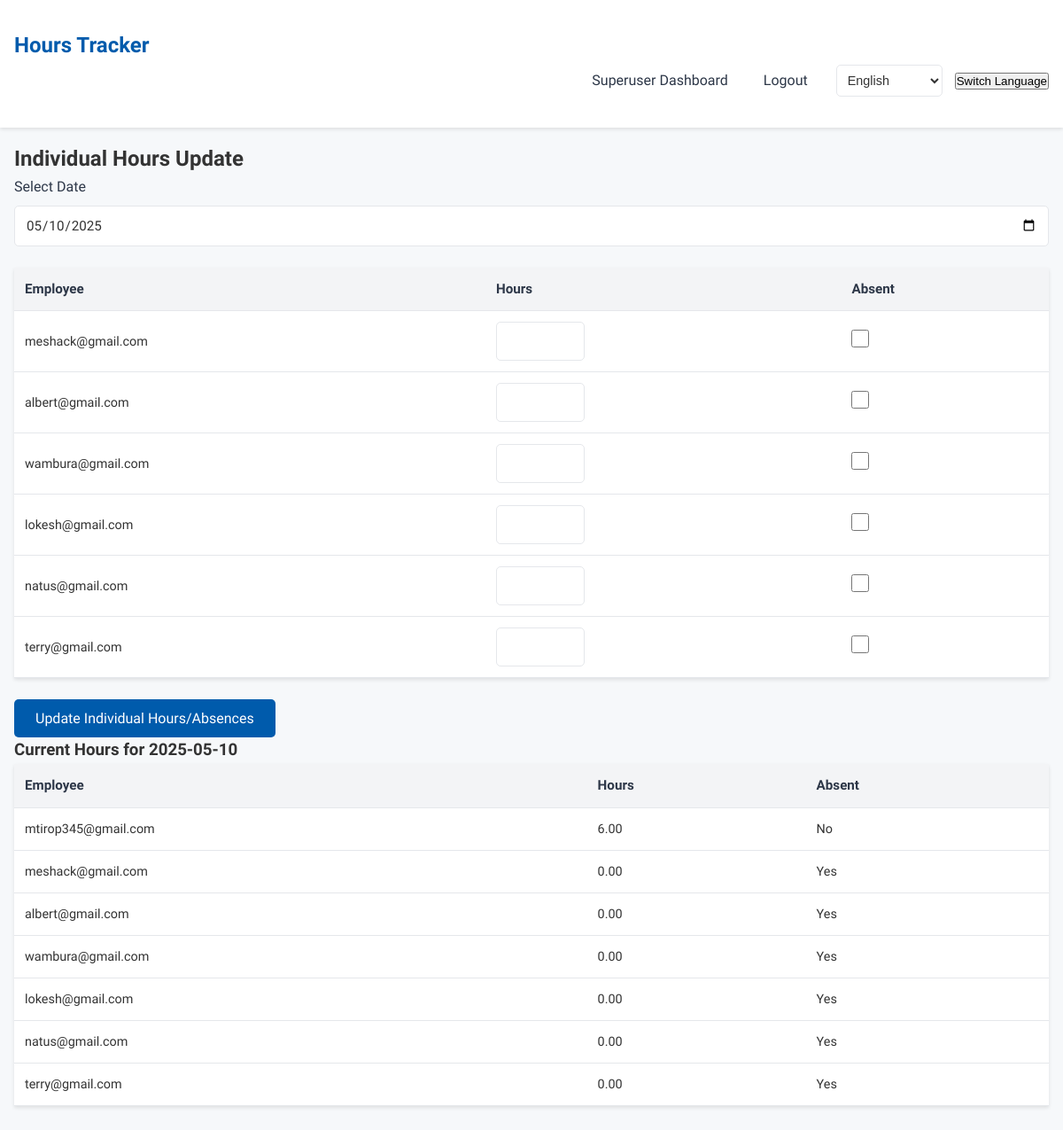
/individual-hours/ (signed in), run on the app's committed database.
### hours_tracker/models.py (models this page shows, shortened)
class CustomUser(AbstractUser):
    is_employee = models.BooleanField(default=False)
    is_admin = models.BooleanField(default=False)
    hourly_wage = models.DecimalField(max_digits=10, decimal_places=2, default=0.00)
    first_name = models.CharField(max_length=100, blank=True)
    last_name = models.CharField(max_length=100, blank=True)
    account_number = models.CharField(max_length=20, blank=True)
    is_contracted = models.BooleanField(default=False)
    visa_type = models.CharField(max_length=50, blank=True)
    bank_name = models.CharField(max_length=100, blank=True)

class WorkHours(models.Model):
    user = models.ForeignKey(CustomUser, on_delete=models.CASCADE)
    date = models.DateField()
    hours = models.DecimalField(max_digits=5, decimal_places=2)
    is_absence = models.BooleanField(default=False)
    class Meta:
        unique_together = ('user', 'date')

### hours_tracker/views.py (the view, shortened to what this page needs)
# urls.py: path('individual-hours/', views.individual_hours_view, name='individual_hours'),
@login_required
def individual_hours_view(request):
    lang = request.session.get('language', 'en')
    logger.debug(f"individual_hours_view - Session language: {lang}, Session key: {request.session.session_key}")
    template = f'individual_hours_{lang}.html'
    logger.debug(f"individual_hours_view - Rendering template: {template}")
    if not (request.user.is_admin or request.user.is_superuser):
        return redirect('calendar')
    users = CustomUser.objects.filter(is_employee=True)
    default_date = timezone.now().date()
    selected_date_str = request.POST.get('date', default_date.isoformat())
    try:
        selected_date = datetime.strptime(selected_date_str, '%Y-%m-%d').date()
    except ValueError:
        selected_date = default_date
        messages.error(request, 'Invalid date format. Using today\'s date.' if lang == 'en' else '잘못된 날짜 형식입니다. 오늘 날짜를 사용합니다.')
    work_hours = WorkHours.objects.filter(date=selected_date)
    context = {
        'users': users,
        'selected_date': selected_date,
        'work_hours': work_hours,
    }
    return render(request, template, context)

### templates/individual_hours_en.html (shortened to what this page needs)
{% extends 'base_en.html' %}
{% load static %}
{% block css %}
    <link rel="stylesheet" href="{% static 'css/individual_hours.css' %}">
{% endblock %}
{% block content %}
<h2>Individual Hours Update</h2>
<form method="post">
    <div class="form-group">
        <label for="date">Select Date</label>
        <input type="date" name="date" id="date" value="{{ selected_date|date:'Y-m-d' }}" class="input-field" required>
    </div>
    <table class="table-custom">
        <thead>
            <tr>
                <th>Employee</th>
                <th>Hours</th>
                <th>Absent</th>
            </tr>
        </thead>
        <tbody>
            {% for user in users %}
                <tr>
                    <td>{{ user.email }}</td>
                    <td>
                        <input type="number" step="0.01" name="hours_{{ user.id }}" class="input-field">
                    </td>
                    <td>
                        <input type="checkbox" name="absence_{{ user.id }}" class="checkbox-input">
                    </td>
                </tr>
            {% endfor %}
        </tbody>
    </table>
    <button type="submit" class="button-primary">Update Individual Hours/Absences</button>
</form>
<h3>Current Hours for {{ selected_date|date:'Y-m-d' }}</h3>
<table class="table-custom">
    <thead>
        <tr>
            <th>Employee</th>
            <th>Hours</th>
            <th>Absent</th>
        </tr>
    </thead>
    <tbody>
        {% if work_hours %}
            {% for wh in work_hours %}
                <tr>
                    <td>{{ wh.user.email }}</td>
                    <td>{{ wh.hours }}</td>
                    <td>{{ wh.is_absence|yesno:"Yes,No" }}</td>
                </tr>
            {% endfor %}
        {% else %}
            <tr>
                <td colspan="3">No hours recorded for this date.</td>
            </tr>
        {% endif %}
    </tbody>
</table>
{% endblock %}

### static/css/base.css (style rules this page uses)
* { margin: 0; padding: 0; box-sizing: border-box; }
body { font-family: 'Noto Sans KR', 'Nanum Gothic', -apple-system, BlinkMacSystemFont, 'Segoe UI', Roboto, sans-serif; line-height: 1.6; color: #333; background-color: #f6f8fa; }

### static/css/individual_hours.css (style rules this page uses)
.form-group { margin-bottom: 1.5rem; }
.form-group label { display: block; font-family: 'Noto Sans KR', 'Nanum Gothic', sans-serif; font-size: 1rem; font-weight: 500; color: #2d3748; margin-bottom: 0.5rem; }
.input-field { width: 100%; padding: 0.75rem; border: 1px solid #e5e7eb; border-radius: 5px; font-family: 'Noto Sans KR', 'Nanum Gothic', sans-serif; font-size: 0.95rem; color: #333; background: #ffffff; transition: border-color 0.2s ease; }
.checkbox-input { margin: 0; width: 1.25rem; height: 1.25rem; cursor: pointer; }
.button-primary { background: #005bac; color: #ffffff; border: none; padding: 0.75rem 1.5rem; border-radius: 5px; font-family: 'Noto Sans KR', 'Nanum Gothic', sans-serif; font-size: 1rem; font-weight: 500; cursor: pointer; transition: background 0.2s ease; }
.table-custom { width: 100%; border-collapse: collapse; font-family: 'Noto Sans KR', 'Nanum Gothic', sans-serif; background: #ffffff; box-shadow: 0 2px 4px rgba(0, 0, 0, 0.1); margin-bottom: 1.5rem; }
.table-custom th, .table-custom td { padding: 0.75rem; text-align: left; border-bottom: 1px solid #e5e7eb; }
.table-custom th { background: #f3f4f6; font-weight: 600; color: #2d3748; font-size: 0.95rem; }
.table-custom td { font-size: 0.9rem; color: #333; }
.table-custom .input-field { width: 100px; }

### data on the page
CustomUser: email "meshack@gmail.com"
CustomUser: email "albert@gmail.com"
CustomUser: email "wambura@gmail.com"
CustomUser: email "lokesh@gmail.com"
CustomUser: email "natus@gmail.com"
CustomUser: email "terry@gmail.com"
WorkHours: user.email "mtirop345@gmail.com", hours "6.00", is_absence "No"
WorkHours: user.email "meshack@gmail.com", hours "0.00", is_absence "Yes"
WorkHours: user.email "albert@gmail.com", hours "0.00", is_absence "Yes"
WorkHours: user.email "wambura@gmail.com", hours "0.00", is_absence "Yes"
WorkHours: user.email "lokesh@gmail.com", hours "0.00", is_absence "Yes"
WorkHours: user.email "natus@gmail.com", hours "0.00", is_absence "Yes"
WorkHours: user.email "terry@gmail.com", hours "0.00", is_absence "Yes"

### other printed values
{{ selected_date|date:'Y-m-d' }} "2025-05-10"
